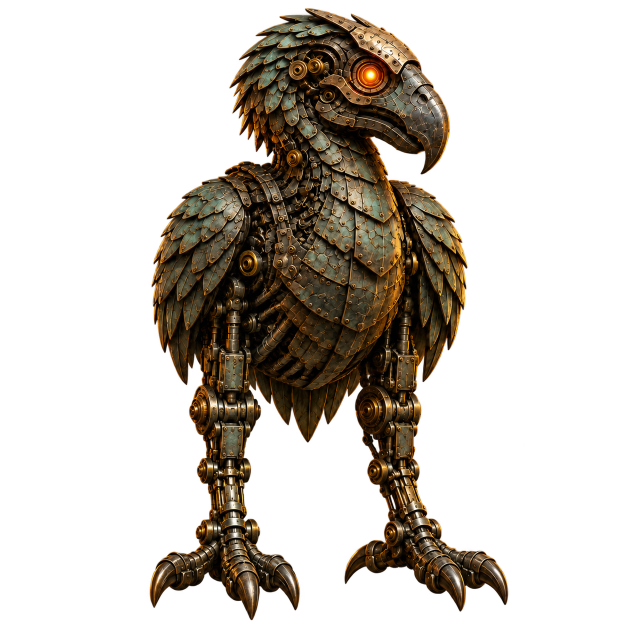
#> input picture assets/murderbird/production/images/murderbird-v2-legal-guardian-square-1254-2026-09-08.png, 1254 x 1254 px (shown at 1/2 size)
$ python build-murderbird-site-assets.py
#> lines starting #> are read from the running program, lines starting #| are printed output that depends on the picture
"""Build proportional delivery copies of the owner's final site-lineage revisions."""
from pathlib import Path
from PIL import Image

ROOT = Path(__file__).resolve().parents[1]
SELECTION = {
    'legal-guardian': 'murderbird-v2-legal-guardian-square-1254-2026-09-08.png',
    'contact-warning': 'murderbird-v2-contact-warning-revision-02-square-1254-2026-09-08.png',
    'under-construction': 'murderbird-v2-under-construction-revision-02-wide-1536-2026-09-08.png',
    '404-reassembly': 'murderbird-v2-404-reassembly-revision-04-wide-1536-2026-09-08.png',
}

def build():
    for role, name in SELECTION.items():
        with Image.open(ROOT / 'assets/murderbird/production/images' / name) as source:
#> source is the input picture: PIL image 1254x1254 RGBA; mean R, G, B, A 23.8, 17.6, 9.9, 74.9
            if role in ('legal-guardian', 'contact-warning'):
                assert source.mode == 'RGBA' and source.getextrema()[3] == (0, 255)
            for width in (480, 960):
                image = source.resize((width, round(source.height * width / source.width)), Image.Resampling.LANCZOS)
                image.save(ROOT / f'assets/img/webp/murderbird-v2-{role}-{width}.webp', quality=85, method=6)
#> this loop made 2 passes
#> pass 1, in build, `image = source.resize((width, round(source.height * width / source.wid..`:
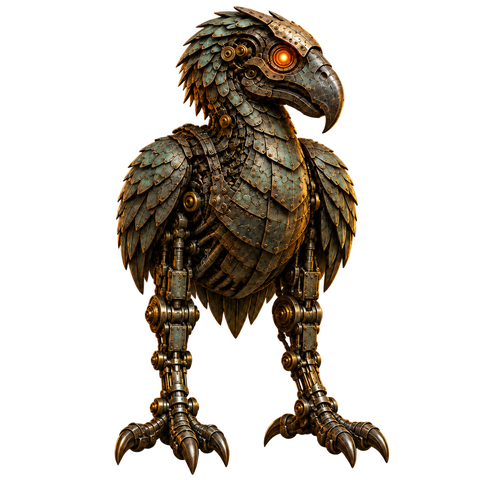
#> image: PIL image 480x480 RGBA; mean R, G, B, A 24.7, 18.2, 10, 74.9; transparent parts drawn white
#> pass 2, in build, `image = source.resize((width, round(source.height * width / source.wid..`:
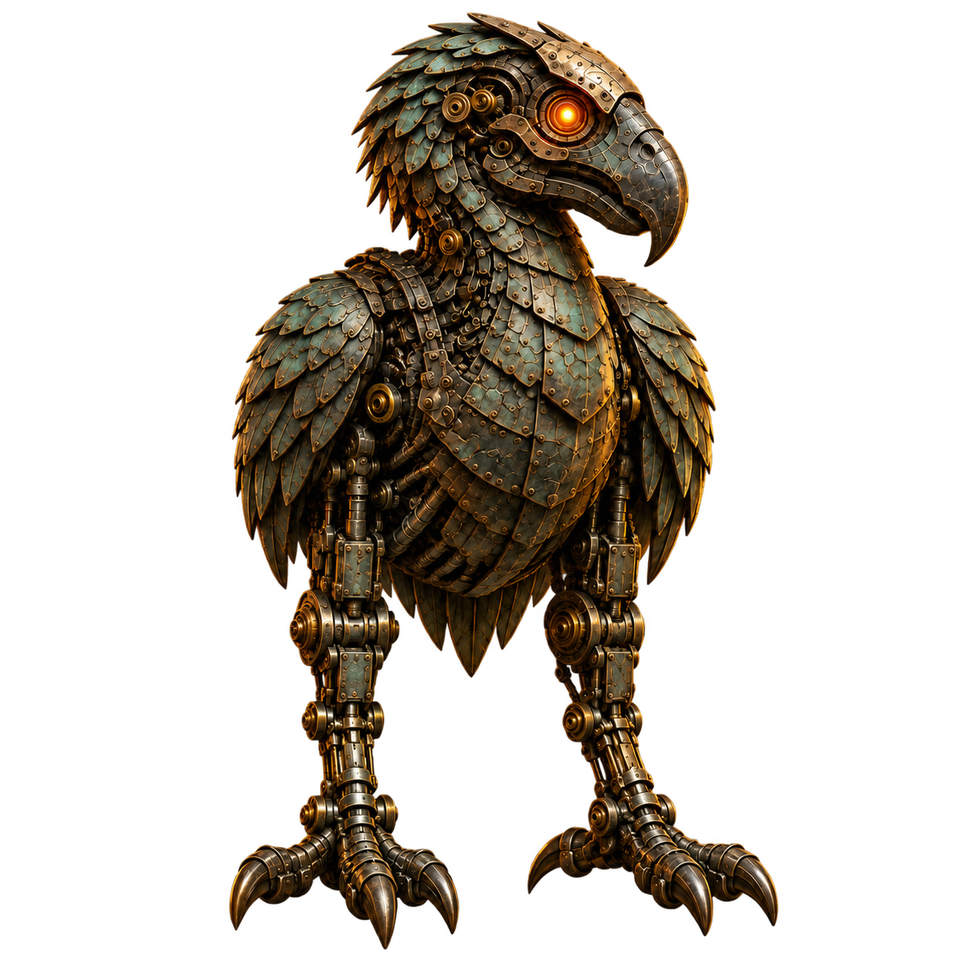
#> image: PIL image 960x960 RGBA; mean R, G, B, A 23.8, 17.7, 9.9, 74.9; transparent parts drawn white
            # Real PNG fallback, same 960px size/aspect ratio, no crop or upscaling.
            image.save(ROOT / f'assets/img/murderbird-v2-{role}-960.png', optimize=True)
#> pass 2 of the loop in build, `for role, name in SELECTION.items():`:
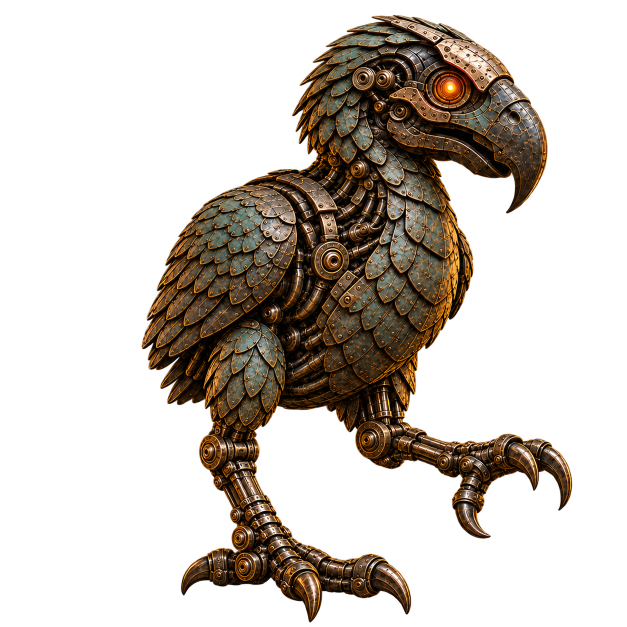
#> input picture assets/murderbird/production/images/murderbird-v2-contact-warning-revision-02-square-1254-2026-09-08.png, 1254 x 1254 px (shown at 1/2 size)
#> in build, source is the input picture: PIL image 1254x1254 RGBA; mean R, G, B, A 27.5, 20, 12.2, 78.4
#> the loop in build, `for width in (480, 960):` made 2 passes
#> pass 1, in build, `image = source.resize((width, round(source.height * width / source.wid..`:
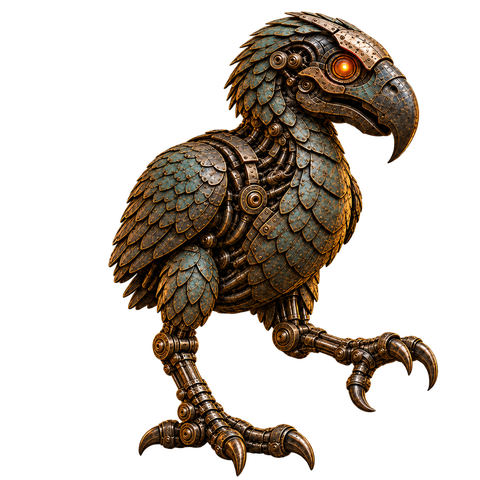
#> image: PIL image 480x480 RGBA; mean R, G, B, A 28.1, 20.4, 12.3, 78.4; transparent parts drawn white
#> pass 2, in build, `image = source.resize((width, round(source.height * width / source.wid..`:
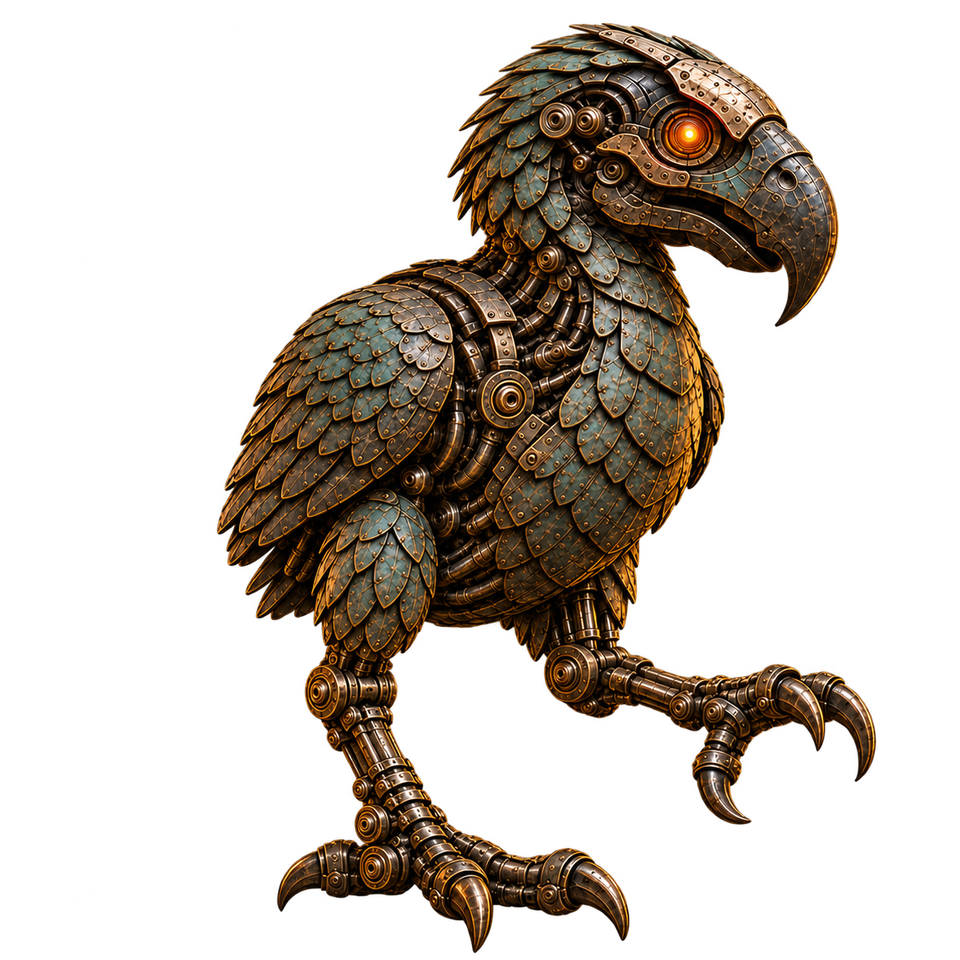
#> image: PIL image 960x960 RGBA; mean R, G, B, A 27.5, 20, 12.2, 78.4; transparent parts drawn white
#> pass 3 of the loop in build, `for role, name in SELECTION.items():`:
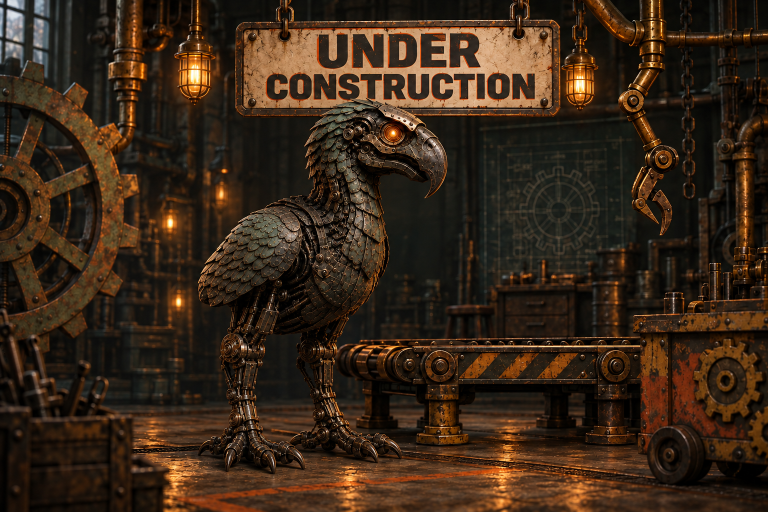
#> input picture assets/murderbird/production/images/murderbird-v2-under-construction-revision-02-wide-1536-2026-09-08.png, 1536 x 1024 px (shown at 1/2 size)
#> in build, source is the input picture: PIL image 1536x1024 RGB; mean R, G, B 56.7, 39.1, 23.8
#> the loop in build, `for width in (480, 960):` made 2 passes
#> pass 1, in build, `image = source.resize((width, round(source.height * width / source.wid..`:
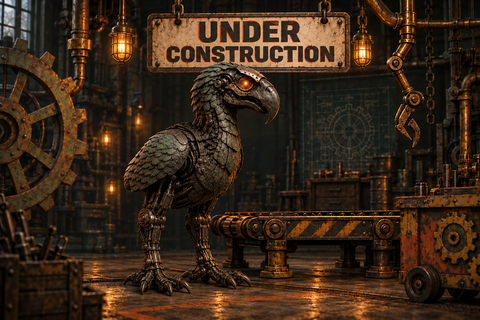
#> image: PIL image 480x320 RGB; mean R, G, B 56.7, 39.1, 23.9
#> pass 2, in build, `image = source.resize((width, round(source.height * width / source.wid..`:
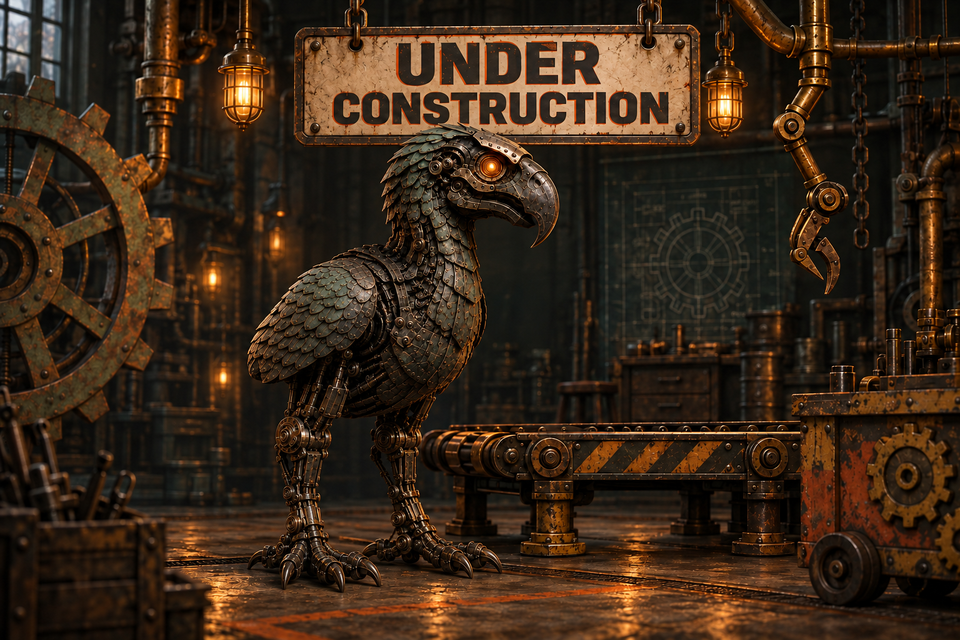
#> image: PIL image 960x640 RGB; mean R, G, B 56.7, 39.1, 23.9
#> the loop made 4 passes; the first 3 are shown

if __name__ == '__main__':
    build()
